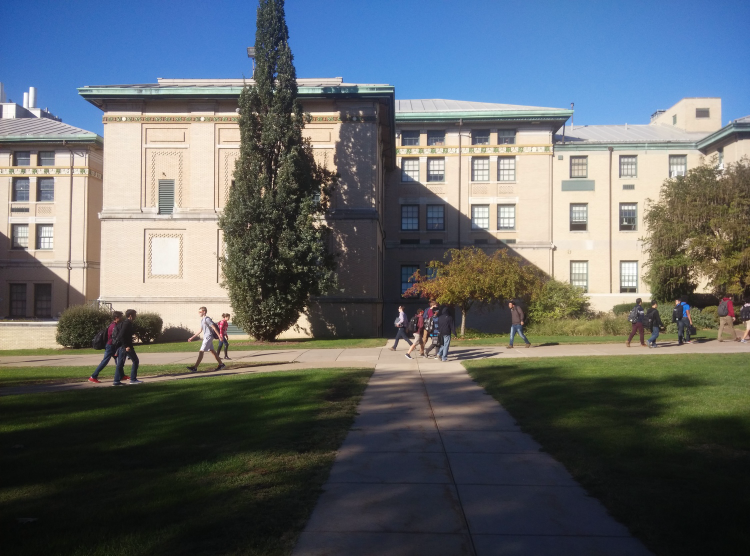
#> input picture tests/stitch-eval/fixtures/cmu1/input_a.png, 1500 x 1112 px (shown at 1/2 size)
$ python stitch_py.py fixtures/cmu1/input_a.png fixtures/cmu1/input_b.png out.png
#> lines starting #> are read from the running program, lines starting #| are printed output that depends on the picture
#!/usr/bin/env python3
"""
Ideal-quality reference stitcher using OpenCV's full panorama pipeline.

cv2.Stitcher_PANORAMA uses:
  - SIFT/ORB feature detection
  - Bundle adjustment (minimises reprojection error across all frames)
  - Wave-corrected cylindrical/spherical projection
  - Graph-cut seam finding
  - Multi-band (Laplacian-pyramid) blending

This is intended as a quality ceiling to compare against the Rust AKAZE
implementation.  Falls back to manual AKAZE+RANSAC if Stitcher fails.
"""
import sys
import numpy as np
import cv2
from pathlib import Path


def stitch_ideal(img_a: np.ndarray, img_b: np.ndarray) -> np.ndarray:
    """Use cv2.Stitcher (full pipeline) for the highest quality result."""
    stitcher = cv2.Stitcher_create(cv2.Stitcher_PANORAMA)
    status, result = stitcher.stitch([img_a, img_b])
    if status == cv2.Stitcher_OK:
        return result
    print(f"[stitch_py] cv2.Stitcher failed (status={status}), trying SCANS mode",
          file=sys.stderr)
    stitcher2 = cv2.Stitcher_create(cv2.Stitcher_SCANS)
    status2, result2 = stitcher2.stitch([img_a, img_b])
    if status2 == cv2.Stitcher_OK:
        return result2
    print(f"[stitch_py] SCANS mode also failed (status={status2}), falling back to AKAZE",
          file=sys.stderr)
    return stitch_akaze(img_a, img_b)


# [42 lines left out: function stitch_akaze, not called in this run]


def main():
    if len(sys.argv) < 4:
        print(f"Usage: {sys.argv[0]} input_a.png input_b.png output.png")
        sys.exit(1)
    img_a = cv2.imread(str(sys.argv[1]))
#> img_a is the input picture: shape (1112, 1500, 3); mean B, G, R 105.6, 102.2, 96.2
    img_b = cv2.imread(str(sys.argv[2]))
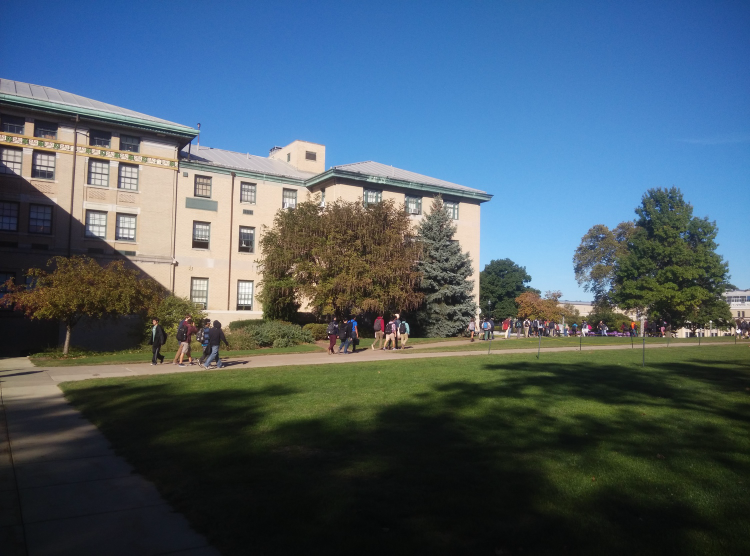
#> input picture tests/stitch-eval/fixtures/cmu1/input_b.png, 1500 x 1112 px (shown at 1/2 size)
#> img_b is the input picture: shape (1112, 1500, 3); mean B, G, R 104.3, 92.5, 74.9
    if img_a is None or img_b is None:
        print("Failed to load input images", file=sys.stderr)
        sys.exit(1)
    result = stitch_ideal(img_a, img_b)
#> in stitch_ideal, `status, result = stitcher.stitch([img_a, img_b])`:
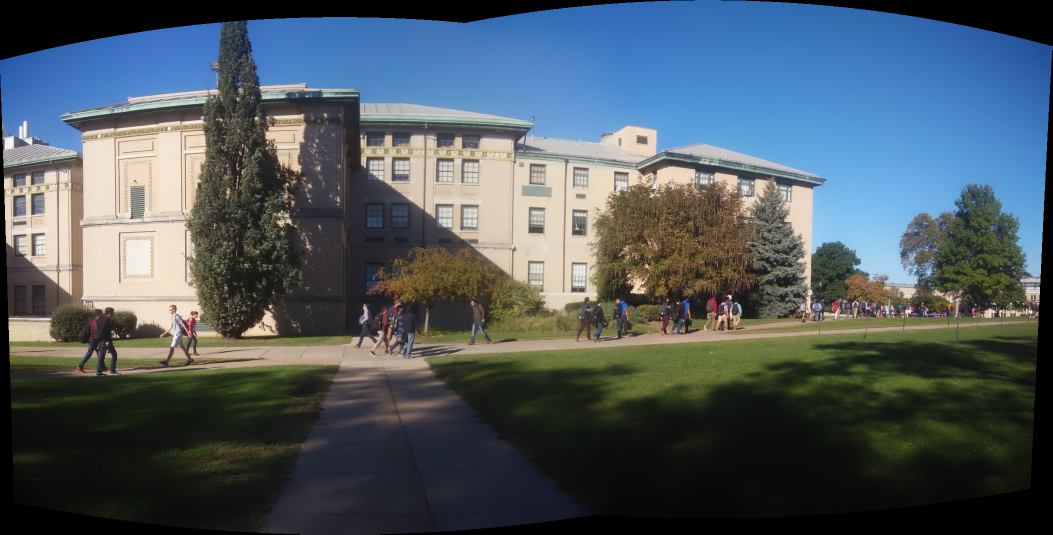
#> result: shape (1069, 2105, 3) (shown at 1/2 size); mean B, G, R 96.1, 89.1, 77.5
#> in stitch_ideal, `status, result = stitcher.stitch([img_a, img_b])`: status = 0
    out_path = str(sys.argv[3])
    cv2.imwrite(out_path, result)
    print(f"Saved: {out_path} ({result.shape[1]}x{result.shape[0]})")
#| Saved: out.png (2105x1069)


if __name__ == "__main__":
    main()
